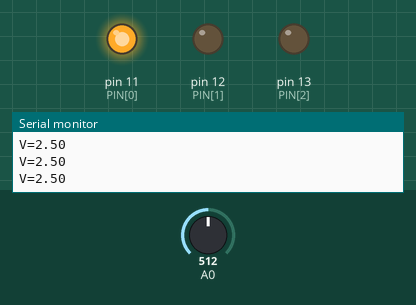
Simulated run of this sketch. Board: Arduino Uno, built with avr-gcc and run on an emulated ATmega328P. Parts: output pins drawn as LEDs (lit = HIGH), the last lines printed to the serial monitor. Inputs (shaded band) come from the test bench; at power-on: A0 = 512.

Above: at 2.0 s.
At 4.5 s:
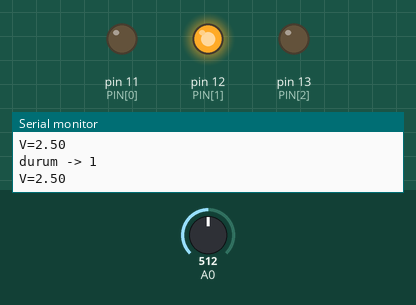
At 6.5 s:
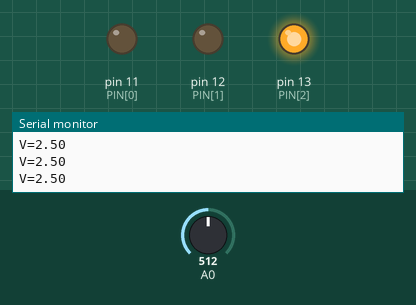
Timing chart, 0 to 10.4 s (numbered marks = the images above):
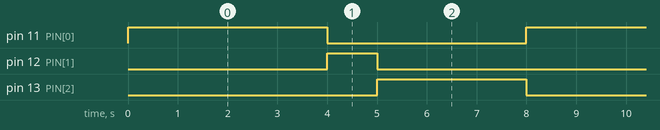

The sketch:

trafik_fsm.ino
```cpp
// ESOF 323, 2. hafta: engellemeyen trafik ışığı durum makinesi (millis)
// Yeşil D11, sarı D12, kırmızı D13 (her biri 220 Ω ile); potansiyometre orta ucu A0
enum State { GREEN, YELLOW, RED };
State state = GREEN;
unsigned long t0 = 0, tPrint = 0;
const unsigned long DUR[] = {4000, 1000, 3000};   // her durumun süresi (ms)
const int PIN[] = {11, 12, 13};

void setup() {
  for (int i = 0; i < 3; i++) pinMode(PIN[i], OUTPUT);
  Serial.begin(9600);
}

void loop() {
  if (millis() - t0 >= DUR[state]) {          // taşmaya dayanıklı karşılaştırma
    t0 = millis();
    state = (State)((state + 1) % 3);
    Serial.print("durum -> "); Serial.println(state);
  }
  for (int i = 0; i < 3; i++) digitalWrite(PIN[i], i == state);
  // ışıklar beklemeden çalışırken başka işler de yapılabilir: potansiyometre gerilimi
  if (millis() - tPrint >= 250) {
    tPrint = millis();
    Serial.print("V=");
    Serial.println(analogRead(A0) * 5.0 / 1023.0, 2);
  }
}
```

Measured:
- by itself, pin 11 (PIN[0]): alternates HIGH for 4.0 s and LOW for 4.0 s
- by itself, pin 12 (PIN[1]): alternates HIGH for 1.0 s and LOW for 7.0 s
- by itself, pin 13 (PIN[2]): alternates HIGH for 3.0 s and LOW for 5.0 s
